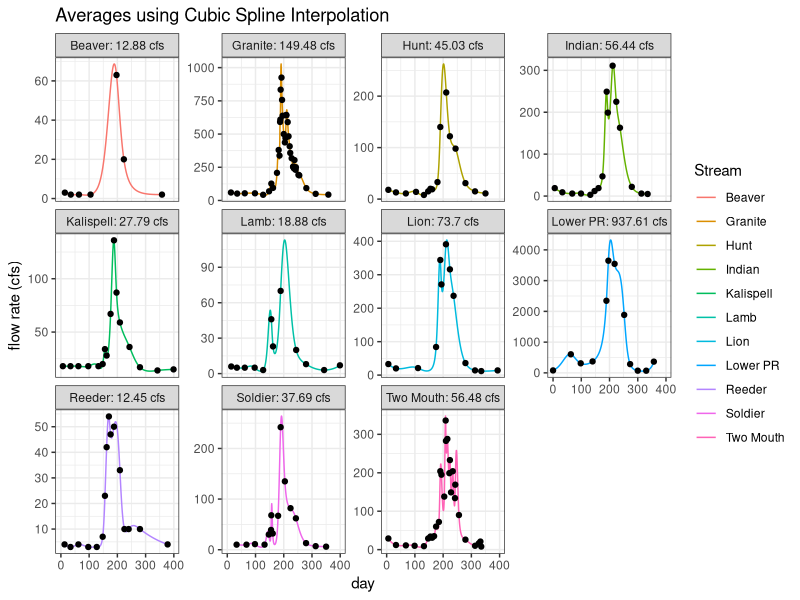
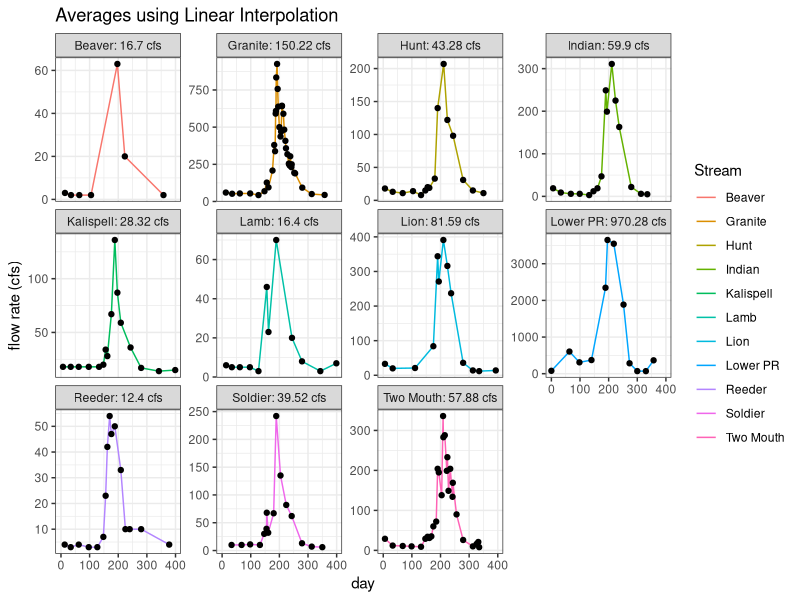

The R script that drew these images, in order:
## ---- chunk 1
knitr::opts_chunk$set(echo = TRUE)
library(dplyr)
library(lubridate)
library(readxl)
library(ggplot2)
## ---- chunk 2
PL_Inflow <- read_excel("Data/1993-94 Water year PL Inflow.xlsx")
PL_Inflow$Date=as.Date(PL_Inflow$Date)
#converting the date to a numeric value (number of days from minimum date in data)
PL_Inflow$days_from_min=as.numeric(PL_Inflow$Date-min(PL_Inflow$Date))
## ---- chunk 3
PL_Inflow%>%group_by(Stream)%>%summarise(all(sort(days_from_min)==days_from_min))
PL_Inflow%>%group_by(Stream)%>%summarise(n_distinct(days_from_min)==length(days_from_min))
## ---- chunk 4
spline_int=function(x,y,method="natural",log_trans=FALSE){
  if (any(sort(x)!=x)) {stop("x values must be sorted in ascending order")}
  m=min(x)
  M=max(x)
  if (log_trans){
    s_f_l=splinefun(x,log(y),method = method)
    s_f=function(x){exp(s_f_l(x))}
  }
  else {
    s_f=splinefun(x,y,method = method)}
  int=integrate(s_f,lower = m,upper = M)$value
  average_val=int/(M-m)
  return(data.frame(Area_Under_Curve=int,Average_Flow_Rate=average_val))
}
## ---- chunk 5
trapezoid_int=function(x,y){
  if (any(sort(x)!=x)) {stop("x values must be sorted in ascending order")}
  n=length(y)
  m=min(x)
  M=max(x)
  dx=diff(x)
  int=sum(((y[2:n]+y[1:(n-1)])/2)*dx)
  average_val=int/(M-m)
  return(data.frame(Area_Under_Curve=int,Average_Flow_Rate=average_val))
}
## ---- chunk 6
average_flow_rates_spline=PL_Inflow%>%group_by(Stream)%>%summarise(spline_int(days_from_min,`Flow Rate (cfs)`,log_trans = TRUE))
average_flow_rates_spline$Area_Under_Curve=round(average_flow_rates_spline$Area_Under_Curve,2)
average_flow_rates_spline$Average_Flow_Rate=round(average_flow_rates_spline$Average_Flow_Rate,2)
average_flow_rates_spline
## ---- chunk 7
average_flow_rates_trap=PL_Inflow%>%group_by(Stream)%>%summarise(trapezoid_int(days_from_min,`Flow Rate (cfs)`))
average_flow_rates_trap$Area_Under_Curve=round(average_flow_rates_trap$Area_Under_Curve,2)
average_flow_rates_trap$Average_Flow_Rate=round(average_flow_rates_trap$Average_Flow_Rate,2)
average_flow_rates_trap
## ---- chunk 8
sf=function(stream_name,n=500,method="natural",log_trans=FALSE){
  data=filter(PL_Inflow,Stream==stream_name)
  x=data$days_from_min
  y=data$`Flow Rate (cfs)`
  if (log_trans){
    s_vals=spline(x,log(y),n=n,method=method)
    s_vals$y=exp(s_vals$y)
  }
  else {
    s_vals=spline(x,y,n=n,method=method)
  }
  return(data.frame(x=s_vals$x,y=s_vals$y))}
## ---- chunk 9
stream_names=unique(PL_Inflow$Stream)
Spline_Functions=lapply(stream_names,FUN = sf,log_trans=TRUE)
names(Spline_Functions)=stream_names
Spline_Functions=bind_rows(Spline_Functions,.id = "Stream")
## ---- chunk 10
avg_flow_rate_spline=paste(average_flow_rates_spline$Stream,paste(average_flow_rates_spline$Average_Flow_Rate, "cfs"),sep = ": ")
names(avg_flow_rate_spline)=average_flow_rates_spline$Stream
ggplot(data = Spline_Functions,aes(x,y,group = Stream))+geom_line(aes(colour = Stream))+geom_point(data = PL_Inflow,aes(x=days_from_min,y=`Flow Rate (cfs)`,group = Stream))+facet_wrap(~Stream,scales = "free_y",labeller =labeller(Stream=avg_flow_rate_spline))+labs(title = "Averages using Cubic Spline Interpolation",x="day",y="flow rate (cfs)")+theme_bw()
## ---- chunk 11
avg_flow_rate_trap=paste(average_flow_rates_trap$Stream,paste(average_flow_rates_trap$Average_Flow_Rate, "cfs"),sep = ": ")
names(avg_flow_rate_trap)=average_flow_rates_trap$Stream
ggplot(data = PL_Inflow,aes(x=days_from_min,y=`Flow Rate (cfs)`,group = Stream))+geom_line(aes(colour = Stream))+geom_point()+facet_wrap(~Stream,scales = "free_y",labeller = labeller(Stream=avg_flow_rate_trap))+labs(title = "Averages using Linear Interpolation",x="day",y="flow rate (cfs)")+theme_bw()
## ---- chunk 12
Average_Flow_Rates=bind_rows(list("Spline"=average_flow_rates_spline,"Linear"=average_flow_rates_trap),.id = "Interpolation Method")
names(Average_Flow_Rates)[3:4]=c("Area_Under_Curve (cfs-days)", "Average_Flow_Rate (cfs)")
writexl::write_xlsx(Average_Flow_Rates,path = "Data/Average_Flow_Rates.xlsx")
